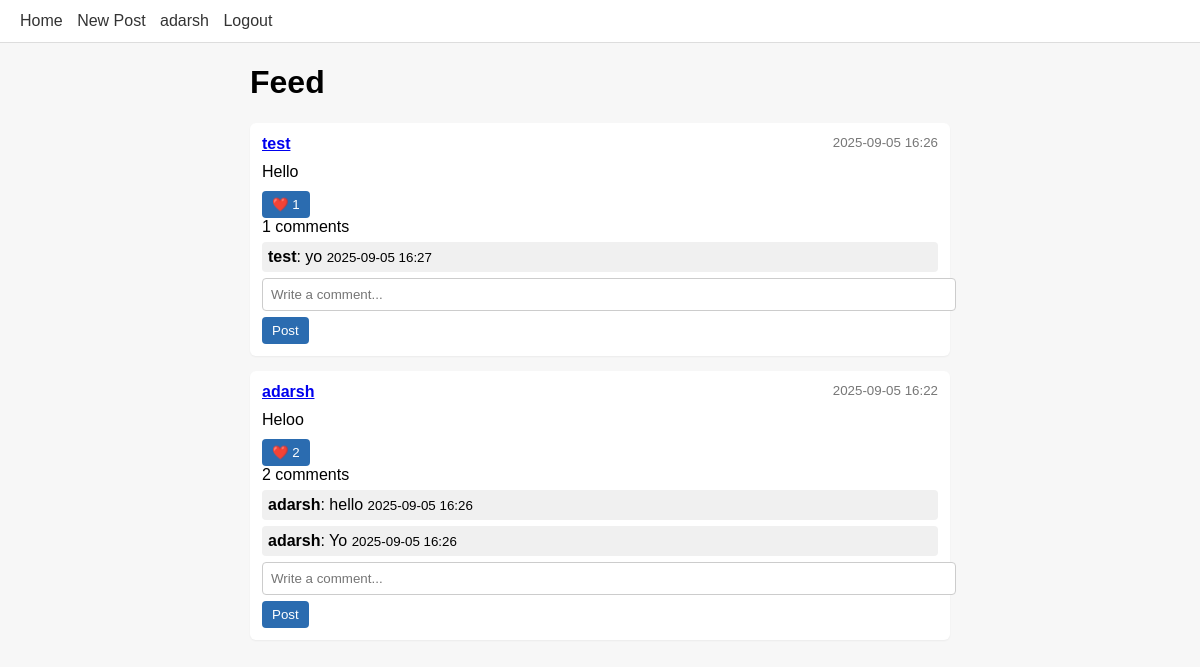
Screenshot of / (signed in) with the database file from the repository.
### app.py (models this page shows, shortened)
class User(db.Model, UserMixin):
    id = db.Column(db.Integer, primary_key=True)
    username = db.Column(db.String(80), unique=True, nullable=False)
    email = db.Column(db.String(120), unique=True, nullable=False)
    password_hash = db.Column(db.String(128), nullable=False)
    bio = db.Column(db.String(300), default='')
    posts = db.relationship('Post', backref='author', cascade="all, delete-orphan")

class Post(db.Model):
    id = db.Column(db.Integer, primary_key=True)
    content = db.Column(db.String(1000), nullable=False)
    user_id = db.Column(db.Integer, db.ForeignKey('user.id'))
    created_at = db.Column(db.DateTime, default=datetime.utcnow)
    comments = db.relationship('Comment', backref='post', cascade="all, delete-orphan")
    likes = db.relationship('Like', backref='post', cascade="all, delete-orphan")

class Comment(db.Model):
    id = db.Column(db.Integer, primary_key=True)
    content = db.Column(db.String(500), nullable=False)
    user_id = db.Column(db.Integer, db.ForeignKey('user.id'))
    post_id = db.Column(db.Integer, db.ForeignKey('post.id'))
    created_at = db.Column(db.DateTime, default=datetime.utcnow)

### app.py (the view)
@app.route('/')
def index():
    posts = Post.query.order_by(Post.created_at.desc()).all()
    return render_template('index.html', posts=posts)

### app.py (called while the page is built)
@login_manager.user_loader
def load_user(user_id):
    return User.query.get(int(user_id))

### templates/index.html
{% extends 'base.html' %}
{% block content %}
  <h1>Feed</h1>
  {% for post in posts %}
    {% include 'post_card.html' %}
  {% else %}
    <p>No posts yet. <a href="{{ url_for('create_post') }}">Create one</a>!</p>
  {% endfor %}
{% endblock %}

### templates/base.html (shortened to what this page needs)
<!doctype html>
<html>
<head>
  <link rel="stylesheet" href="/static/style.css">
</head>
<body>
  <nav>
    <a href="{{ url_for('index') }}">Home</a>
    {% if current_user.is_authenticated %}
      <a href="{{ url_for('create_post') }}">New Post</a>
      <a href="{{ url_for('profile', username=current_user.username) }}">{{ current_user.username }}</a>
      <a href="{{ url_for('logout') }}">Logout</a>
    {% else %}
      <a href="{{ url_for('login') }}">Login</a>
      <a href="{{ url_for('register') }}">Register</a>
    {% endif %}
  </nav>
  <main>
    {% block content %}{% endblock %}
  </main>
</body>
</html>

### templates/post_card.html
<div class="post">
  <div class="post-header">
    <strong><a href="{{ url_for('profile', username=post.author.username) }}">{{ post.author.username }}</a></strong>
    <small>{{ post.created_at.strftime('%Y-%m-%d %H:%M') }}</small>
  </div>
  <div class="post-body">{{ post.content }}</div>
  <div class="post-actions">
    <form method="post" action="{{ url_for('like_post', post_id=post.id) }}">
      <button type="submit">❤️ {{ post.likes|length }}</button>
    </form>
    <span>{{ post.comments|length }} comments</span>
  </div>
  <div class="comments">
    {% for c in post.comments %}
      <div class="comment">
        <strong>{{ c.post.author.username }}</strong>: {{ c.content }}
        <small>{{ c.created_at.strftime('%Y-%m-%d %H:%M') }}</small>
      </div>
    {% endfor %}
  </div>
  {% if current_user.is_authenticated %}
    <form method="post" action="{{ url_for('comment_post', post_id=post.id) }}">
      <input type="text" name="content" placeholder="Write a comment..." required>
      <button type="submit">Post</button>
    </form>
  {% endif %}
</div>

### static/style.css (style rules this page uses)
body { font-family: Arial, sans-serif; background: #f7f7f7; margin: 0; }
nav { background: #fff; padding: 12px 20px; border-bottom: 1px solid #ddd; }
nav a { margin-right: 10px; text-decoration: none; color: #333; }
main { max-width: 700px; margin: 20px auto; padding: 0 12px; }
.post { background: #fff; padding: 12px; margin-bottom: 15px; border-radius: 6px; box-shadow: 0 1px 2px rgba(0,0,0,0.05); }
.post-header { display: flex; justify-content: space-between; color: #777; }
.post-body { margin: 10px 0; }
.post-actions { margin-top: 10px; }
.comment { background: #f0f0f0; padding: 6px; border-radius: 4px; margin-top: 6px; }
input, textarea { width: 100%; margin: 6px 0; padding: 8px; border: 1px solid #ccc; border-radius: 4px; }
button { background: #2b6cb0; color: white; border: none; padding: 6px 10px; border-radius: 4px; cursor: pointer; }

### rows the page displays
User: username "adarsh"
Post: author.username "test", created_at "2025-09-05 16:26", content "Hello", likes|length "1", comments|length "1"
Comment: post.author.username "test", content "yo", created_at "2025-09-05 16:27"
Post: author.username "adarsh", created_at "2025-09-05 16:22", content "Heloo", likes|length "2", comments|length "2"
Comment: post.author.username "adarsh", content "hello", created_at "2025-09-05 16:26"
Comment: post.author.username "adarsh", content "Yo", created_at "2025-09-05 16:26"
